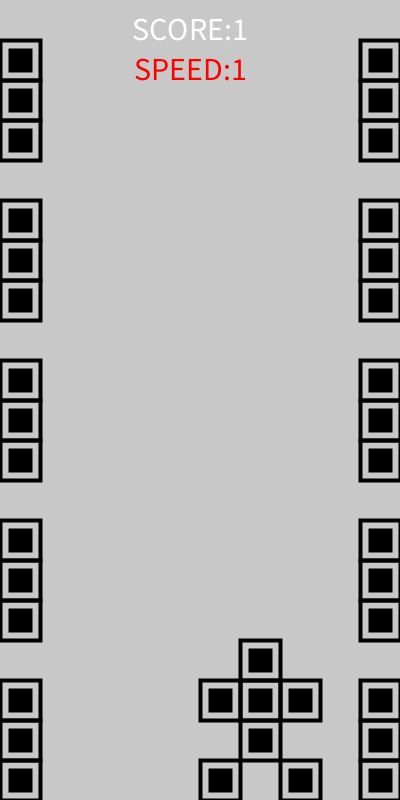
Frame 1 (no input)
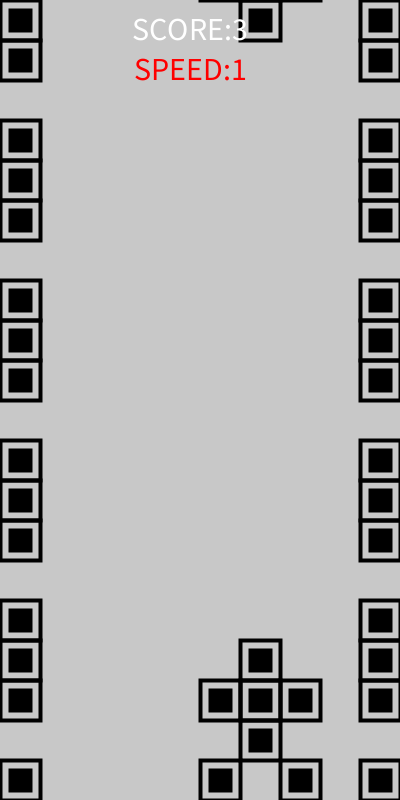
Frame 60 (the mouse pressed at the canvas centre just before this capture)
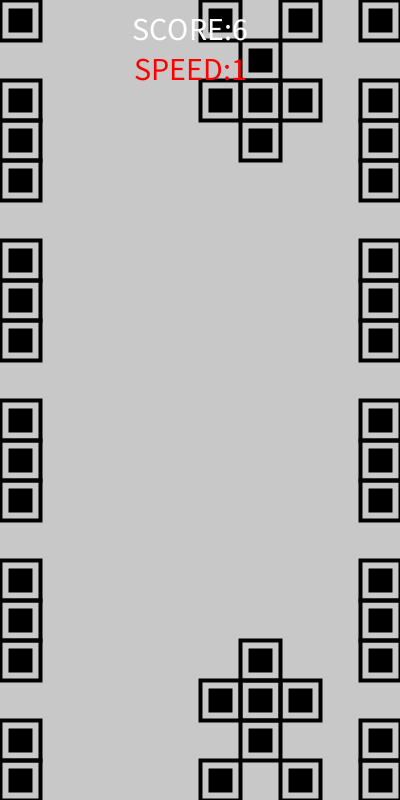
Frame 120 (the mouse held since frame 60 and released just before this capture)

The Processing sketch that drew these frames (run headless with seeded random() and noise(); from frame 60 on, the mouse is pressed at the canvas centre):

// Processing sketch: Retro_Car
// ── Retro_Car.pde
int rows;
int cols;
int gap;
int run;
long previousMillis;
long currentMillis;
int interval = 1000;
int speedFactore;
Car car;
int score;
int speed;
ArrayList<Traffic> traffics;
void setup(){
  size(400,800);
  rows = height/40;
  cols = width/40;
  gap=4;
  run =1;
  previousMillis =0;
  car = new Car();
  speedFactore =20;
  score=1;
  traffics = new ArrayList<Traffic>(); 
  traffics.add(new Traffic());
  
  speedFactore =40;
  speed=1;
}
void draw(){
  background(200);
  
  
  
  if(traffics.get(0).collide(car)){
    showAll();
    
    reset();
  }
  if(frameCount%speedFactore==0){
      run+=1;
      score++;
      run= (run%5==0)?1:run%5;
      
      for(Traffic tra :traffics){
        
        tra.update();

      }
      
      if(score-20==0){
        speedFactore-=10;
        speed++;
      }
      if(score-50==0){
        speedFactore-=2;
        speed++;
      } 
      if(score-90==0){
        speedFactore-=2;
        speed++;
      }/*
      if(score-150==0){
        speedFactore-=1;
        
      }*/
      if(score-200==0){
        speedFactore-=2;
        speed++;
      }
      if(score-450==0){
        speedFactore-=1;
        speed++;
      }
      if(score-600==0){
        speedFactore-=1;
        speed++;
      }
      
      speedFactore = constrain(speedFactore,2,20);
      
      Traffic tra_top = traffics.get(0); 
      if(tra_top.y+3==12){
            traffics.add(new Traffic());
      }
      if(tra_top.y==20){
          traffics.remove(traffics.indexOf(tra_top));
        }
      
      
      
  }
  
  showLane(run);
   for(Traffic tra :traffics){
        
        tra.show();
  
   }
   
  
  
  car.show();
  
  fill(255);
  textSize(32);
  textAlign(CENTER);
  text("SCORE:"+score, width/2-10, 40);
  noFill();
  fill(255,0,0);
  textSize(32);
  textAlign(CENTER);
  text("SPEED:"+speed, width/2-10, 40+40);
  noFill();
  
}
void reset(){
  traffics = new ArrayList<Traffic>();
  traffics.add(new Traffic());
  speedFactore=40;
  score=1;
  speed=1;
}
void showAll(){
  for(int i=rows;i>=0;i--){
    
   
    for(int j=0;j<cols;j++){
        
        noFill();
        strokeWeight(4);
        rect(j*40, i*40, 40, 40);
        fill(0);
        rect(j*40+10, i*40+10, 20, 20);
        
    }
    
  
  }

}

void keyPressed(){
  if(keyCode==LEFT){
  
    car.moveLeft();
  
  }else if(keyCode==RIGHT){
    
    car.moveRight();
  
  }
}

void showLane(int cnt){
  
  int count =cnt;
  for(int i=1;i<=rows;i++){
             
            if(i==count){
                count+=4;
            }else{
            
              strokeWeight(4);
              noFill();
              
              rect(0, (i-1)*40, 40, 40);
              fill(0);
              rect(10, (i-1)*40+10, 20, 20);
              
              noFill();
              rect(width-40, (i-1)*40, 40, 40);
              fill(0);
              rect(width-40+10, (i-1)*40+10, 20, 20);
            
            }
            
  }

}
// ── Car.pde
class Car{
  int x=5;
  int y=16;
  void show(){
              strokeWeight(4);
              
              //head
              noFill();
              rect((x+1)*40, y*40, 40, 40);
              fill(0);
              rect((x+1)*40+10, y*40+10, 20, 20);
              
              //top body
              noFill();
              rect((x+1)*40, (y+1)*40, 40, 40);
              fill(0);
              rect((x+1)*40+10, (y+1)*40+10, 20, 20);
              
              //top left
              noFill();
              rect(x*40, (y+1)*40, 40, 40);
              fill(0);
              rect(x*40+10, (y+1)*40+10, 20, 20);
              
              //top right
              noFill();
              rect((x+2)*40, (y+1)*40, 40, 40);
              fill(0);
              rect((x+2)*40+10, (y+1)*40+10, 20, 20);
              
              //mid body
              noFill();
              rect((x+1)*40, (y+2)*40, 40, 40);
              fill(0);
              rect((x+1)*40+10, (y+2)*40+10, 20, 20);
              
              //bottom left
              noFill();
              rect(x*40, (y+3)*40, 40, 40);
              fill(0);
              rect(x*40+10, (y+3)*40+10, 20, 20);
              
              //bottom right
              noFill();
              rect((x+2)*40, (y+3)*40, 40, 40);
              fill(0);
              rect((x+2)*40+10, (y+3)*40+10, 20, 20);
  
  }
  
  void moveLeft(){
    x-=3;
    
    x = constrain(x,2,5);
  
  }
  
  void moveRight(){
    x+=3;
    
    x = constrain(x,2,5);
  
  }


}
// ── Traffic.pde
class Traffic{
  int x=5;
  
  int y=-5;
  Traffic(){
      x =(floor(random(0,2))==0)?2:5;
  }
  
  void show(){
              strokeWeight(4);
              
              
              
              // left
              noFill();
              rect(x*40, y*40, 40, 40);
              fill(0);
              rect(x*40+10, y*40+10, 20, 20);
              
              
              //top right
              noFill();
              rect((x+2)*40, y*40, 40, 40);
              fill(0);
              rect((x+2)*40+10, y*40+10, 20, 20);
              
              //mid body
              noFill();
              rect((x+1)*40, (y+1)*40, 40, 40);
              fill(0);
              rect((x+1)*40+10, (y+1)*40+10, 20, 20);
              
              //bottom left
              noFill();
              rect(x*40, (y+2)*40, 40, 40);
              fill(0);
              rect(x*40+10, (y+2)*40+10, 20, 20);
              
              //bottom right
              noFill();
              rect((x+2)*40, (y+2)*40, 40, 40);
              fill(0);
              rect((x+2)*40+10, (y+2)*40+10, 20, 20);
              
              //bottom body
              noFill();
              rect((x+1)*40, (y+2)*40, 40, 40);
              fill(0);
              rect((x+1)*40+10, (y+2)*40+10, 20, 20);
              
              //head
              noFill();
              rect((x+1)*40, (y+3)*40, 40, 40);
              fill(0);
              rect((x+1)*40+10, (y+3)*40+10, 20, 20);
  
  }
  
  void update(){
      y++;
     
  }
  boolean collide(Car car){
    
    for(int j=y;j<=y+3;j++){
      for(int l=car.y;l<=car.y+3;l++){
        if(j==l){
          for(int i=x;i<=x+2;i++){
          for(int k=car.x;k<=car.x+2;k++){
              if(i==k){
                return true;
              }
          } 
        }
      }
    
    
    }
    
    
    
    }
    
    
    return false;
  }
  
  


}
